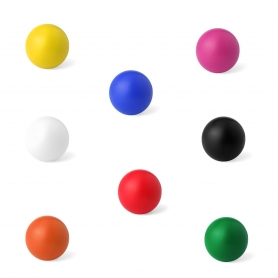
#> input picture Sesion 6/Martes/esferas.jpg, 278 x 278 px
$ python opedores.py
#> lines starting #> are read from the running program, lines starting #| are printed output that depends on the picture
import numpy as np
from PIL import Image
n,m = 0,0
def identidad(P):
    Q = P
    return Q
def inverso(P):
    Q = 255-P
    return Q
def binarizar(P,u):
    Q = (P>=u).astype(int)
    return Q
def filtrar3x3(I,M):
    Q = np.zeros((m,n))
    for i in range(1,m-1):
        for j in range(1,n-1):
            P = I[i-1:i+2,j-1:j+2]
            Q[i,j] = (P*M).sum()
    return Q
def resaltarborde(I,Mh,Mv):
    Q = np.zeros((m,n))
    for i in range(1,m-1):
        for j in range(1,n-1):
            P = I[i-1:i+2,j-1:j+2]
            Gx = (P*Mh).sum()
            Gy = (P*Mv).sum()
            Q[i,j] = (Gx**2 + Gy**2)**0.5
    return Q

imgGray = Image.open("esferas.jpg").convert("L")
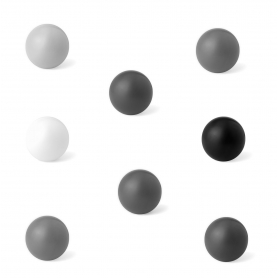
#> imgGray: PIL image 278x278 L; min 5, max 255, mean 232.9
imgGray.show()
n,m = imgGray.size
#> n = 278; m = 278
imgNP = np.array(imgGray)
Promedio = (1.0/9.0)*np.ones((3,3))
Gaussiana = [[1.0/16.0,2.0/16.0,1.0/16.0],
             [2.0/16.0,4.0/16.0,2.0/16.0],
             [1.0/16.0,2.0/16.0,1.0/16.0]]
prewittH = [[1.0,0.0,-1.0],
            [1.0,0.0,-1.0],
            [1.0,0.0,-1.0]]

prewittV = [[-1.0,-1.0,-1.0],
            [0.0,0.0,0.0],
            [1.0,1.0,1.0]]
sobelH =   [[1.0,0.0,-1.0],
            [2.0,0.0,-2.0],
            [1.0,0.0,-1.0]]

sobelV =  [[-1.0,-2.0,-1.0],
            [0.0,0.0,0.0],
            [1.0,2.0,1.0]]

robertH =   [[0.0,0.0,0.0],
            [0.0,1.0,0.0],
            [0.0,0.0,-1.0]]

robertV =  [[0.0,0.0,0.0],
            [0.0,0.0,-1.0],
            [0.0,1.0,0.0]]
#resultado = binarizar(imgNP,128)
#resultado = filtrar3x3(imgNP,Gaussiana)
resultado = resaltarborde(imgNP,robertH,robertV)
#> after the loop in resaltarborde, `for i in range(1,m-1):`:
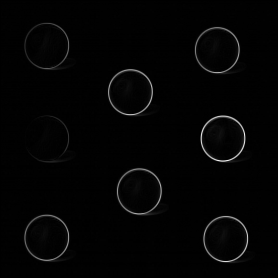
#> Q: shape (278, 278) float64; min 0, max 244.2, mean 4
im = Image.fromarray(resultado)
im.show()

$ run again, with Sesion 6/Martes/paraVC.png saved as Sesion 6/Martes/esferas.jpg
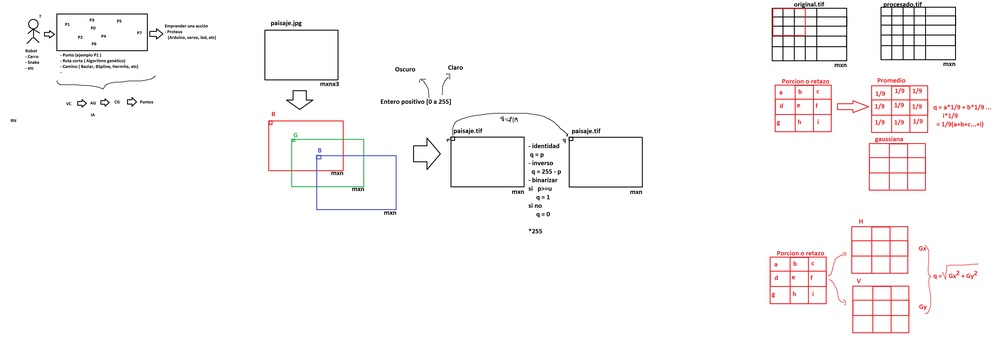
#> input picture Sesion 6/Martes/paraVC.png, 1000 x 345 px, shrunk from 5744 x 1984 before the run
#> `imgGray = Image.open("esferas.jpg").convert("L")`:
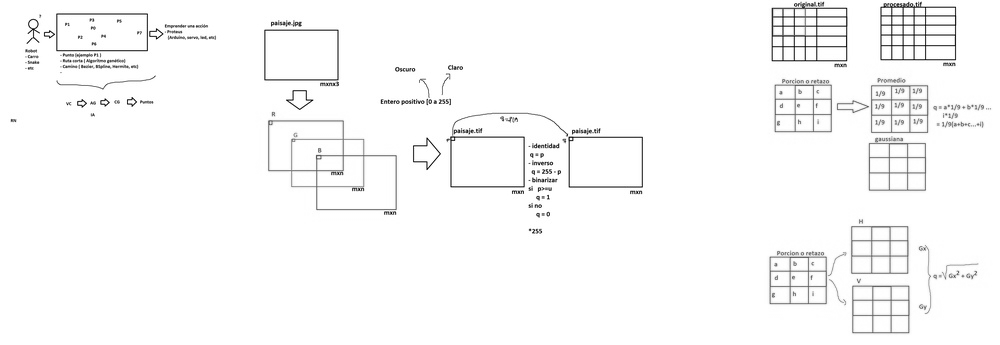
#> imgGray: PIL image 1000x345 L; min 0, max 255, mean 249.3
#> after the loop in resaltarborde, `for i in range(1,m-1):`:
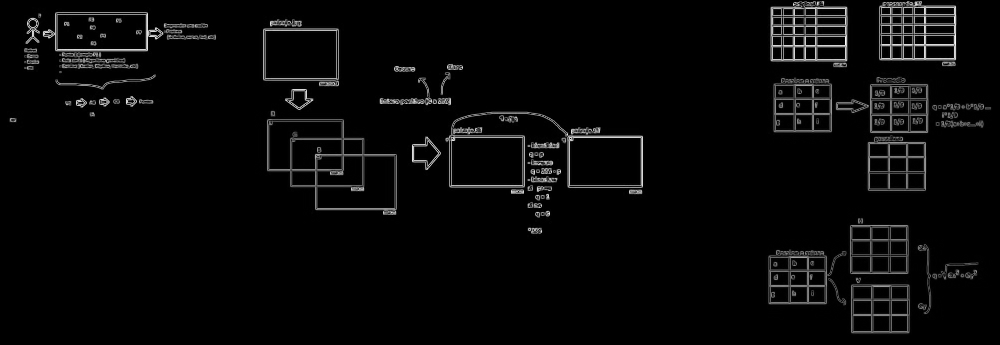
#> Q: shape (345, 1000) float64; min 0, max 315.4, mean 9.7; drawn with min black and max white
